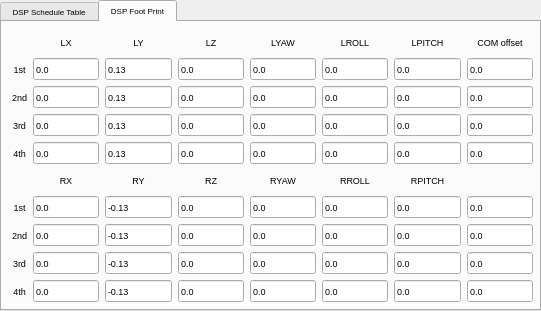
  <widget class="QTabWidget" name="tabWidget_2">
   <property name="geometry">
    <rect>
     <x>10</x>
     <y>73</y>
     <width>541</width>
     <height>311</height>
    </rect>
   </property>
   <property name="font">
    <font>
     <pointsize>6</pointsize>
    </font>
   </property>
   <property name="currentIndex">
    <number>1</number>
   </property>
   <widget class="QWidget" name="tab_2">
    <attribute name="title">
     <string>DSP Schedule Table</string>
    </attribute>
    <widget class="QTableWidget" name="TW_DSP_SCHEDULER">
     <property name="geometry">
      <rect>
       <x>0</x>
       <y>0</y>
       <width>531</width>
       <height>281</height>
      </rect>
     </property>
     <property name="font">
      <font>
       <pointsize>7</pointsize>
      </font>
     </property>
     <property name="verticalScrollBarPolicy">
      <enum>Qt::ScrollBarAlwaysOn</enum>
     </property>
     <column>
      <property name="text">
       <string>No.</string>
      </property>
      <property name="font">
       <font>
        <pointsize>8</pointsize>
       </font>
      </property>
     </column>
     <column>
      <property name="text">
       <string>Left(x,y,z) (yaw)</string>
      </property>
      <property name="font">
       <font>
        <pointsize>8</pointsize>
       </font>
      </property>
     </column>
     <column>
      <property name="text">
       <string>Right(x,y,z) (yaw)</string>
      </property>
      <property name="font">
       <font>
        <pointsize>8</pointsize>
       </font>
      </property>
     </column>
     <column>
      <property name="text">
       <string>Hold Time</string>
      </property>
      <property name="font">
       <font>
        <pointsize>7</pointsize>
       </font>
      </property>
     </column>
     <column>
      <property name="text">
       <string>Com-z</string>
      </property>
      <property name="font">
       <font>
        <pointsize>8</pointsize>
       </font>
      </property>
     </column>
    </widget>
   </widget>
   <widget class="QWidget" name="tab_3">
    <attribute name="title">
     <string>DSP Foot Print</string>
    </attribute>
    <widget class="QWidget" name="gridLayoutWidget_6">
     <property name="geometry">
      <rect>
       <x>10</x>
       <y>10</y>
       <width>521</width>
       <height>270</height>
      </rect>
     </property>
     <property name="font">
      <font>
       <pointsize>7</pointsize>
      </font>
     </property>
     <layout class="QGridLayout" name="gridLayout_10">
      <item row="9" column="3">
       <widget class="QLineEdit" name="LE_STEP_LENGTH_RIGHT_Z4">
        <property name="text">
         <string>0.0</string>
        </property>
       </widget>
      </item>
      <item row="6" column="5">
       <widget class="QLineEdit" name="LE_STEP_LENGTH_RIGHT_ROLL_1">
        <property name="text">
         <string>0.0</string>
        </property>
       </widget>
      </item>
      <item row="9" column="6">
       <widget class="QLineEdit" name="LE_STEP_LENGTH_RIGHT_PITCH_4">
        <property name="text">
         <string>0.0</string>
        </property>
       </widget>
      </item>
      <item row="7" column="6">
       <widget class="QLineEdit" name="LE_STEP_LENGTH_RIGHT_PITCH_2">
        <property name="text">
         <string>0.0</string>
        </property>
       </widget>
      </item>
      <item row="5" column="1">
       <widget class="QLabel" name="label_70">
        <property name="font">
         <font>
          <pointsize>7</pointsize>
         </font>
        </property>
        <property name="text">
         <string>RX</string>
        </property>
        <property name="alignment">
         <set>Qt::AlignCenter</set>
        </property>
       </widget>
      </item>
      <item row="8" column="1">
       <widget class="QLineEdit" name="LE_STEP_LENGTH_RIGHT_X3">
        <property name="text">
         <string>0.0</string>
        </property>
       </widget>
      </item>
      <item row="6" column="1">
       <widget class="QLineEdit" name="LE_STEP_LENGTH_RIGHT_X1">
        <property name="text">
         <string>0.0</string>
        </property>
       </widget>
      </item>
      <item row="8" column="3">
       <widget class="QLineEdit" name="LE_STEP_LENGTH_RIGHT_Z3">
        <property name="text">
         <string>0.0</string>
        </property>
       </widget>
      </item>
      <item row="0" column="3">
       <widget class="QLabel" name="label_66">
        <property name="font">
         <font>
          <pointsize>7</pointsize>
         </font>
        </property>
        <property name="text">
         <string>LZ</string>
        </property>
        <property name="alignment">
         <set>Qt::AlignCenter</set>
        </property>
       </widget>
      </item>
      <item row="2" column="4">
       <widget class="QLineEdit" name="LE_STEP_LENGTH_LEFT_YAW_2">
        <property name="text">
         <string>0.0</string>
        </property>
       </widget>
      </item>
      <item row="1" column="4">
       <widget class="QLineEdit" name="LE_STEP_LENGTH_LEFT_YAW_1">
        <property name="text">
         <string>0.0</string>
        </property>
       </widget>
      </item>
      <item row="0" column="7">
       <widget class="QLabel" name="label_67">
        <property name="font">
         <font>
          <pointsize>7</pointsize>
         </font>
        </property>
        <property name="text">
         <string>COM offset</string>
        </property>
        <property name="alignment">
         <set>Qt::AlignCenter</set>
        </property>
       </widget>
      </item>
      <item row="1" column="7">
       <widget class="QLineEdit" name="LE_STEP_LEFT_COM_Z1">
        <property name="text">
         <string>0.0</string>
        </property>
       </widget>
      </item>
      <item row="2" column="2">
       <widget class="QLineEdit" name="LE_STEP_LENGTH_LEFT_Y2">
        <property name="text">
         <string>0.13</string>
        </property>
       </widget>
      </item>
      <item row="4" column="2">
       <widget class="QLineEdit" name="LE_STEP_LENGTH_LEFT_Y4">
        <property name="text">
         <string>0.13</string>
        </property>
       </widget>
      </item>
      <item row="3" column="2">
       <widget class="QLineEdit" name="LE_STEP_LENGTH_LEFT_Y3">
        <property name="text">
         <string>0.13</string>
        </property>
       </widget>
      </item>
      <item row="0" column="1">
       <widget class="QLabel" name="label_64">
        <property name="font">
         <font>
          <pointsize>7</pointsize>
         </font>
        </property>
        <property name="text">
         <string>LX</string>
        </property>
        <property name="alignment">
         <set>Qt::AlignCenter</set>
        </property>
       </widget>
      </item>
      <item row="3" column="0">
       <widget class="QLabel" name="label_75">
        <property name="font">
         <font>
          <pointsize>7</pointsize>
         </font>
        </property>
        <property name="text">
         <string>3rd</string>
        </property>
        <property name="alignment">
         <set>Qt::AlignCenter</set>
        </property>
       </widget>
      </item>
      <item row="1" column="1">
       <widget class="QLineEdit" name="LE_STEP_LENGTH_LEFT_X1">
        <property name="text">
         <string>0.0</string>
        </property>
       </widget>
      </item>
      <item row="2" column="7">
       <widget class="QLineEdit" name="LE_STEP_LEFT_COM_Z2">
        <property name="text">
         <string>0.0</string>
        </property>
       </widget>
      </item>
      <item row="2" column="0">
       <widget class="QLabel" name="label_74">
        <property name="font">
         <font>
          <pointsize>7</pointsize>
         </font>
        </property>
        <property name="text">
         <string>2nd</string>
        </property>
        <property name="alignment">
         <set>Qt::AlignCenter</set>
        </property>
       </widget>
      </item>
      <item row="1" column="3">
       <widget class="QLineEdit" name="LE_STEP_LENGTH_LEFT_Z1">
        <property name="text">
         <string>0.0</string>
        </property>
       </widget>
      </item>
      <item row="1" column="0">
       <widget class="QLabel" name="label_73">
        <property name="font">
         <font>
          <pointsize>7</pointsize>
         </font>
        </property>
        <property name="text">
         <string>1st</string>
        </property>
        <property name="alignment">
         <set>Qt::AlignCenter</set>
        </property>
       </widget>
      </item>
      <item row="0" column="2">
       <widget class="QLabel" name="label_65">
        <property name="font">
         <font>
          <pointsize>7</pointsize>
         </font>
        </property>
        <property name="text">
         <string>LY</string>
        </property>
        <property name="alignment">
         <set>Qt::AlignCenter</set>
        </property>
       </widget>
      </item>
      <item row="2" column="3">
       <widget class="QLineEdit" name="LE_STEP_LENGTH_LEFT_Z2">
        <property name="text">
         <string>0.0</string>
        </property>
       </widget>
      </item>
      <item row="2" column="1">
       <widget class="QLineEdit" name="LE_STEP_LENGTH_LEFT_X2">
        <property name="text">
         <string>0.0</string>
        </property>
       </widget>
      </item>
      <item row="3" column="7">
       <widget class="QLineEdit" name="LE_STEP_LEFT_COM_Z3">
        <property name="text">
         <string>0.0</string>
        </property>
       </widget>
      </item>
      <item row="4" column="1">
       <widget class="QLineEdit" name="LE_STEP_LENGTH_LEFT_X4">
        <property name="text">
         <string>0.0</string>
        </property>
       </widget>
      </item>
      <item row="3" column="1">
       <widget class="QLineEdit" name="LE_STEP_LENGTH_LEFT_X3">
        <property name="text">
         <string>0.0</string>
        </property>
       </widget>
      </item>
      <item row="3" column="3">
       <widget class="QLineEdit" name="LE_STEP_LENGTH_LEFT_Z3">
        <property name="text">
         <string>0.0</string>
        </property>
       </widget>
      </item>
      <item row="4" column="7">
       <widget class="QLineEdit" name="LE_STEP_LEFT_COM_Z4">
        <property name="text">
         <string>0.0</string>
        </property>
       </widget>
      </item>
      <item row="1" column="2">
       <widget class="QLineEdit" name="LE_STEP_LENGTH_LEFT_Y1">
        <property name="text">
         <string>0.13</string>
        </property>
       </widget>
      </item>
      <item row="4" column="3">
       <widget class="QLineEdit" name="LE_STEP_LENGTH_LEFT_Z4">
        <property name="text">
         <string>0.0</string>
        </property>
       </widget>
      </item>
      <item row="4" column="0">
       <widget class="QLabel" name="label_76">
        <property name="font">
         <font>
          <pointsize>7</pointsize>
         </font>
        </property>
        <property name="text">
         <string>4th</string>
        </property>
        <property name="alignment">
         <set>Qt::AlignCenter</set>
        </property>
       </widget>
      </item>
      <item row="0" column="4">
       <widget class="QLabel" name="label_80">
        <property name="font">
         <font>
          <pointsize>7</pointsize>
         </font>
        </property>
        <property name="text">
         <string>LYAW</string>
        </property>
        <property name="alignment">
         <set>Qt::AlignCenter</set>
        </property>
       </widget>
      </item>
      <item row="4" column="4">
       <widget class="QLineEdit" name="LE_STEP_LENGTH_LEFT_YAW_4">
        <property name="text">
         <string>0.0</string>
        </property>
       </widget>
      </item>
      <item row="0" column="5">
       <widget class="QLabel" name="label_82">
        <property name="font">
         <font>
          <pointsize>7</pointsize>
         </font>
        </property>
        <property name="text">
         <string>LROLL</string>
        </property>
        <property name="alignment">
         <set>Qt::AlignCenter</set>
        </property>
       </widget>
      </item>
      <item row="0" column="6">
       <widget class="QLabel" name="label_84">
        <property name="font">
         <font>
          <pointsize>7</pointsize>
         </font>
        </property>
        <property name="text">
         <string>LPITCH</string>
        </property>
        <property name="alignment">
         <set>Qt::AlignCenter</set>
        </property>
       </widget>
      </item>
      <item row="3" column="4">
       <widget class="QLineEdit" name="LE_STEP_LENGTH_LEFT_YAW_3">
        <property name="text">
         <string>0.0</string>
        </property>
       </widget>
      </item>
      <item row="1" column="5">
       <widget class="QLineEdit" name="LE_STEP_LENGTH_LEFT_ROLL_1">
        <property name="text">
         <string>0.0</string>
        </property>
       </widget>
      </item>
      <item row="3" column="5">
       <widget class="QLineEdit" name="LE_STEP_LENGTH_LEFT_ROLL_3">
        <property name="text">
         <string>0.0</string>
        </property>
       </widget>
      </item>
      <item row="2" column="5">
       <widget class="QLineEdit" name="LE_STEP_LENGTH_LEFT_ROLL_2">
        <property name="text">
         <string>0.0</string>
        </property>
       </widget>
      </item>
      <item row="4" column="5">
       <widget class="QLineEdit" name="LE_STEP_LENGTH_LEFT_ROLL_4">
        <property name="text">
         <string>0.0</string>
        </property>
       </widget>
      </item>
      <item row="1" column="6">
       <widget class="QLineEdit" name="LE_STEP_LENGTH_LEFT_PITCH_1">
        <property name="text">
         <string>0.0</string>
        </property>
       </widget>
      </item>
      <item row="2" column="6">
       <widget class="QLineEdit" name="LE_STEP_LENGTH_LEFT_PITCH_2">
        <property name="text">
         <string>0.0</string>
        </property>
       </widget>
      </item>
      <item row="3" column="6">
       <widget class="QLineEdit" name="LE_STEP_LENGTH_LEFT_PITCH_3">
        <property name="text">
         <string>0.0</string>
        </property>
       </widget>
      </item>
      <item row="4" column="6">
       <widget class="QLineEdit" name="LE_STEP_LENGTH_LEFT_PITCH_4">
        <property name="text">
         <string>0.0</string>
        </property>
       </widget>
      </item>
      <item row="7" column="5">
       <widget class="QLineEdit" name="LE_STEP_LENGTH_RIGHT_ROLL_2">
        <property name="text">
         <string>0.0</string>
        </property>
       </widget>
      </item>
      <item row="6" column="4">
       <widget class="QLineEdit" name="LE_STEP_LENGTH_RIGHT_YAW_1">
        <property name="text">
         <string>0.0</string>
        </property>
       </widget>
      </item>
      <item row="9" column="2">
       <widget class="QLineEdit" name="LE_STEP_LENGTH_RIGHT_Y4">
        <property name="text">
         <string>-0.13</string>
        </property>
       </widget>
      </item>
      <item row="9" column="4">
       <widget class="QLineEdit" name="LE_STEP_LENGTH_RIGHT_YAW_4">
        <property name="text">
         <string>0.0</string>
        </property>
       </widget>
      </item>
      <item row="5" column="4">
       <widget class="QLabel" name="label_81">
        <property name="font">
         <font>
          <pointsize>7</pointsize>
         </font>
        </property>
        <property name="text">
         <string>RYAW</string>
        </property>
        <property name="alignment">
         <set>Qt::AlignCenter</set>
        </property>
       </widget>
      </item>
      <item row="7" column="4">
       <widget class="QLineEdit" name="LE_STEP_LENGTH_RIGHT_YAW_2">
        <property name="text">
         <string>0.0</string>
        </property>
       </widget>
      </item>
      <item row="7" column="2">
       <widget class="QLineEdit" name="LE_STEP_LENGTH_RIGHT_Y2">
        <property name="text">
         <string>-0.13</string>
        </property>
       </widget>
      </item>
      <item row="5" column="5">
       <widget class="QLabel" name="label_83">
        <property name="font">
         <font>
          <pointsize>7</pointsize>
         </font>
        </property>
        <property name="text">
         <string>RROLL</string>
        </property>
        <property name="alignment">
         <set>Qt::AlignCenter</set>
        </property>
       </widget>
      </item>
      <item row="8" column="5">
       <widget class="QLineEdit" name="LE_STEP_LENGTH_RIGHT_ROLL_3">
        <property name="text">
         <string>0.0</string>
        </property>
       </widget>
      </item>
      <item row="6" column="6">
       <widget class="QLineEdit" name="LE_STEP_LENGTH_RIGHT_PITCH_1">
        <property name="text">
         <string>0.0</string>
        </property>
       </widget>
      </item>
      <item row="8" column="6">
       <widget class="QLineEdit" name="LE_STEP_LENGTH_RIGHT_PITCH_3">
        <property name="text">
         <string>0.0</string>
        </property>
       </widget>
      </item>
      <item row="9" column="5">
       <widget class="QLineEdit" name="LE_STEP_LENGTH_RIGHT_ROLL_4">
        <property name="text">
         <string>0.0</string>
        </property>
       </widget>
      </item>
      <item row="5" column="6">
       <widget class="QLabel" name="label_85">
        <property name="font">
         <font>
          <pointsize>7</pointsize>
         </font>
        </property>
        <property name="text">
         <string>RPITCH</string>
        </property>
        <property name="alignment">
         <set>Qt::AlignCenter</set>
        </property>
       </widget>
      </item>
      <item row="5" column="3">
       <widget class="QLabel" name="label_69">
        <property name="font">
         <font>
          <pointsize>7</pointsize>
         </font>
        </property>
        <property name="text">
         <string>RZ</string>
        </property>
        <property name="alignment">
         <set>Qt::AlignCenter</set>
        </property>
       </widget>
      </item>
      <item row="6" column="2">
       <widget class="QLineEdit" name="LE_STEP_LENGTH_RIGHT_Y1">
        <property name="text">
         <string>-0.13</string>
        </property>
       </widget>
      </item>
      <item row="5" column="2">
       <widget class="QLabel" name="label_68">
        <property name="font">
         <font>
          <pointsize>7</pointsize>
         </font>
        </property>
        <property name="text">
         <string>RY</string>
        </property>
        <property name="alignment">
         <set>Qt::AlignCenter</set>
        </property>
       </widget>
      </item>
      <item row="8" column="4">
       <widget class="QLineEdit" name="LE_STEP_LENGTH_RIGHT_YAW_3">
        <property name="text">
         <string>0.0</string>
        </property>
       </widget>
      </item>
      <item row="6" column="3">
       <widget class="QLineEdit" name="LE_STEP_LENGTH_RIGHT_Z1">
        <property name="text">
         <string>0.0</string>
        </property>
       </widget>
      </item>
      <item row="7" column="3">
       <widget class="QLineEdit" name="LE_STEP_LENGTH_RIGHT_Z2">
        <property name="text">
         <string>0.0</string>
        </property>
       </widget>
      </item>
      <item row="8" column="2">
       <widget class="QLineEdit" name="LE_STEP_LENGTH_RIGHT_Y3">
        <property name="text">
         <string>-0.13</string>
        </property>
       </widget>
      </item>
      <item row="9" column="1">
       <widget class="QLineEdit" name="LE_STEP_LENGTH_RIGHT_X4">
        <property name="text">
         <string>0.0</string>
        </property>
       </widget>
      </item>
      <item row="7" column="1">
       <widget class="QLineEdit" name="LE_STEP_LENGTH_RIGHT_X2">
        <property name="text">
         <string>0.0</string>
        </property>
       </widget>
      </item>
      <item row="6" column="0">
       <widget class="QLabel" name="label_107">
        <property name="font">
         <font>
          <pointsize>7</pointsize>
         </font>
        </property>
        <property name="text">
         <string>1st</string>
        </property>
        <property name="alignment">
         <set>Qt::AlignCenter</set>
        </property>
       </widget>
      </item>
      <item row="7" column="0">
       <widget class="QLabel" name="label_108">
        <property name="font">
         <font>
          <pointsize>7</pointsize>
         </font>
        </property>
        <property name="text">
         <string>2nd</string>
        </property>
        <property name="alignment">
         <set>Qt::AlignCenter</set>
        </property>
       </widget>
      </item>
      <item row="8" column="0">
       <widget class="QLabel" name="label_109">
        <property name="font">
         <font>
          <pointsize>7</pointsize>
         </font>
        </property>
        <property name="text">
         <string>3rd</string>
        </property>
        <property name="alignment">
         <set>Qt::AlignCenter</set>
        </property>
       </widget>
      </item>
      <item row="9" column="0">
       <widget class="QLabel" name="label_110">
        <property name="font">
         <font>
          <pointsize>7</pointsize>
         </font>
        </property>
        <property name="text">
         <string>4th</string>
        </property>
        <property name="alignment">
         <set>Qt::AlignCenter</set>
        </property>
       </widget>
      </item>
      <item row="6" column="7">
       <widget class="QLineEdit" name="LE_STEP_LEFT_COM_Z1_2">
        <property name="text">
         <string>0.0</string>
        </property>
       </widget>
      </item>
      <item row="7" column="7">
       <widget class="QLineEdit" name="LE_STEP_LEFT_COM_Z2_2">
        <property name="text">
         <string>0.0</string>
        </property>
       </widget>
      </item>
      <item row="8" column="7">
       <widget class="QLineEdit" name="LE_STEP_LEFT_COM_Z3_2">
        <property name="text">
         <string>0.0</string>
        </property>
       </widget>
      </item>
      <item row="9" column="7">
       <widget class="QLineEdit" name="LE_STEP_LEFT_COM_Z4_2">
        <property name="text">
         <string>0.0</string>
        </property>
       </widget>
      </item>
     </layout>
    </widget>
   </widget>
  </widget>
